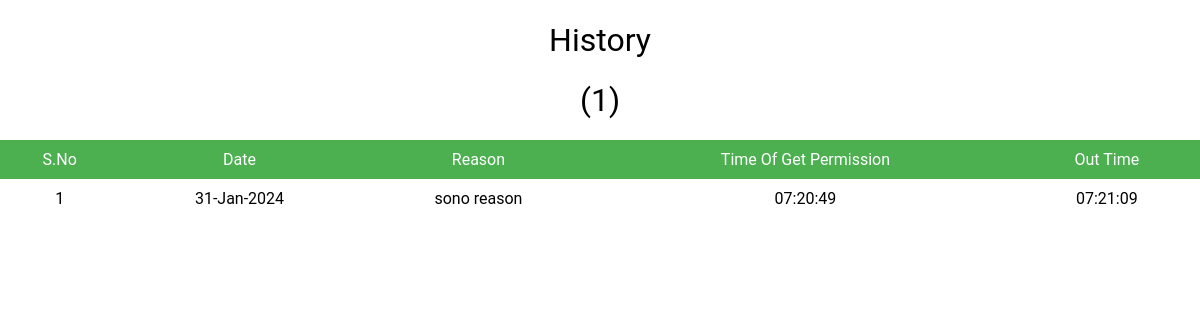
The app's page /student_history.php?id=22F61F0005 with its own data.
### tables this page shows
CREATE TABLE `permission_history` (
  `student_id` varchar(10) NOT NULL,
  `sname` varchar(40) NOT NULL,
  `date` varchar(12) NOT NULL,
  `reason` varchar(255) DEFAULT NULL,
  `time_of_get_permission` varchar(12) DEFAULT NULL,
  `out_time` varchar(12) DEFAULT NULL,
  `department` varchar(10) NOT NULL
);

### student_history.php (the view, shortened to what this page needs)
<!DOCTYPE html>
<?php
    include('connection.php');
    $id=$_GET['id'];
    $name=$_GET['name'];
    ?>
<html lang="en">
<head>
</head>
<body>
    <?php
        $sql = "SELECT * FROM `permission_history` WHERE student_id='$id'";
        $result = mysqli_query($con, $sql);
        $count = mysqli_num_rows($result);
        if($count >0){
               ?>
               <h1>History</h1>
               <h1><?php echo $name."(".$count.")"; ?></h1>
              <table>
              <tr id="thead">
                  <td>S.No</td>
                  <td>Date</td>
                  <td class="reason">Reason</td>
                  <td>Time Of Get Permission</td>
                  <td>Out Time</td>
              </tr><?php
              $sno=1;
                while($row=mysqli_fetch_assoc($result)) {
              ?>
                <tr>
                   <td><?php echo $sno; $sno=$sno+1;?></td>
                   <td><?php echo $row['date'];?></td>
                   <td class="reason"><?php echo $row['reason'];?></td>
                   <td><?php echo $row['time_of_get_permission'];?></td>
                   <td><?php echo $row['out_time'];?></td>
                </tr>
<?php
              }
              echo'</table>';
            }
        else{
            echo "<h1>zero rows</h1>";
        }
?>
</body>
</html>

### student_history.php (style rules this page uses)
body { margin: 0%; padding: 0%; font-family: Roboto, Arial, sans-serif; }
table { border-collapse: collapse; width:100%; }
td { text-align:center; padding:10px; }
tr:nth-child(odd) { background-color: #999DA0; }
h1 { font-weight: normal; text-align: center; }
#thead { background-color: #4caf50; color:white; font-weight:strong; }
.reason { max-width: 200px; }

### records on screen
permission_history: date "31-Jan-2024", reason "sono reason", time_of_get_permission "07:20:49", out_time "07:21:09"

### other values on screen
$count "1"
